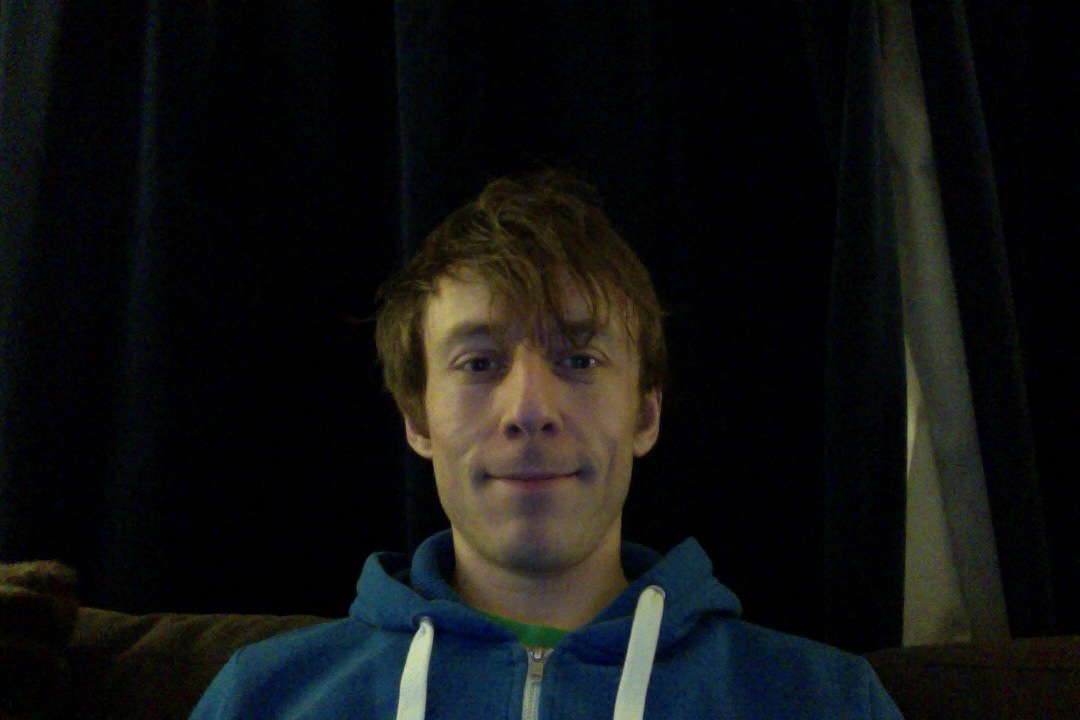
#> input picture photo.jpg, 1080 x 720 px, found by its file name
$ python facefind.py   (Python 2 division)   (older library calls are emulated)
#> lines starting #> are read from the running program, lines starting #| are printed output that depends on the picture; after the words box and inside, x2 and y2 are one past the last pixel; in counts of white or black regions, pixels touching at a corner belong together
import cv2

def detect(path):
    img = cv2.imread(path)
#> img is the input picture: shape (720, 1080, 3); mean B, G, R 17.8, 18.4, 17.4
    cascade = cv2.CascadeClassifier("/Users/timini/Documents/Code/PhotoBooth/haarcascade_frontalface_alt.xml")
    rects = cascade.detectMultiScale(img, 1.3, 4, cv2.cv.CV_HAAR_SCALE_IMAGE, (100,100))
#> rects = [[366, 242, 310, 310]]

    if len(rects) == 0:
        return [], img
    rects[:, 2:] += rects[:, :2]
    return rects, img

def box(rects, img):
    for x1, y1, x2, y2 in rects:
        cv2.rectangle(img, (x1, y1), (x2, y2), (127, 255, 0), 2)
    cv2.imwrite('/Users/timini/Documents/Code/PhotoBooth/detected.jpg', img);

rects, img = detect("/Users/timini/Documents/Code/PhotoBooth/photo.jpg")
#> rects = [[366, 242, 676, 552]]
box(rects, img)
#> the loop in box, `for x1, y1, x2, y2 in rects:` made 1 pass
#> after the loop in box, `for x1, y1, x2, y2 in rects:`:
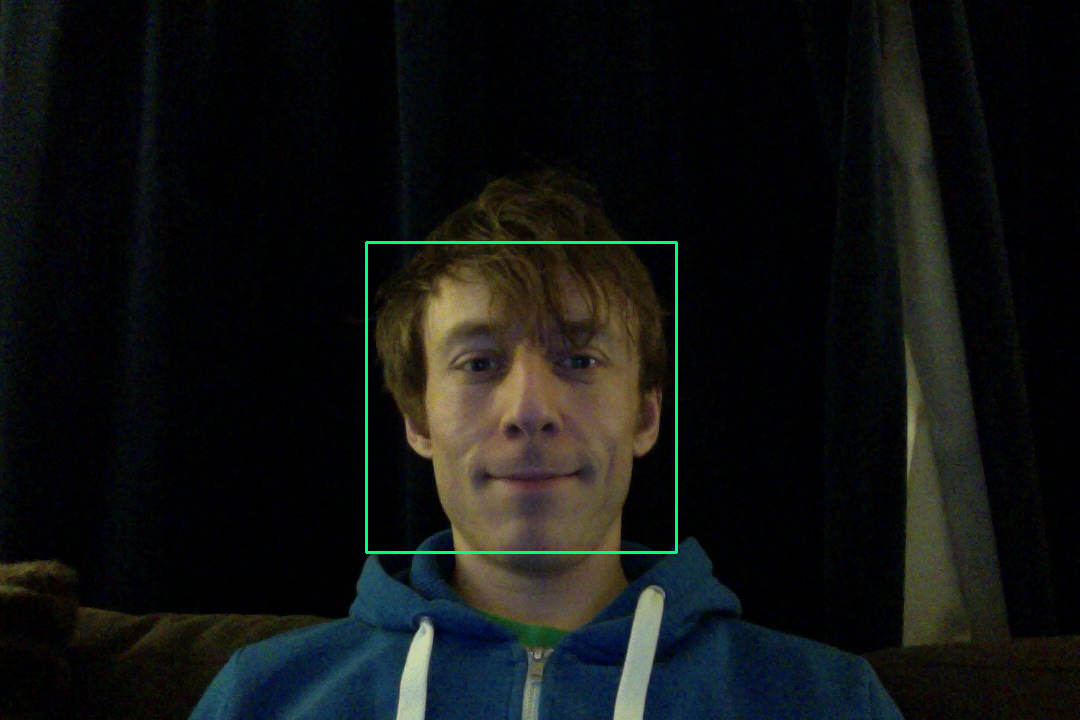
#> img: shape (720, 1080, 3); 0.48% of pixels changed, all inside (x1, y1, x2, y2) = (365, 241, 678, 554)
print rects
#| [[366 242 676 552]]
print "done"
